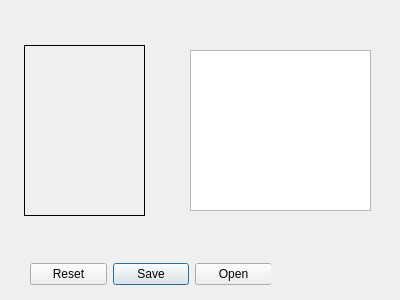
<?xml version="1.0" encoding="UTF-8"?>
<ui version="4.0">
 <class>Zaharowa</class>
 <widget class="QWidget" name="Zaharowa">
  <property name="geometry">
   <rect>
    <x>0</x>
    <y>0</y>
    <width>400</width>
    <height>300</height>
   </rect>
  </property>
  <property name="windowTitle">
   <string>Form</string>
  </property>
  <widget class="QLabel" name="label">
   <property name="geometry">
    <rect>
     <x>24</x>
     <y>45</y>
     <width>121</width>
     <height>171</height>
    </rect>
   </property>
   <property name="frameShape">
    <enum>QFrame::Panel</enum>
   </property>
   <property name="text">
    <string/>
   </property>
  </widget>
  <widget class="QDialogButtonBox" name="buttonBox">
   <property name="geometry">
    <rect>
     <x>30</x>
     <y>260</y>
     <width>241</width>
     <height>28</height>
    </rect>
   </property>
   <property name="standardButtons">
    <set>QDialogButtonBox::Open|QDialogButtonBox::Reset|QDialogButtonBox::Save</set>
   </property>
  </widget>
  <widget class="QTextEdit" name="textEdit">
   <property name="geometry">
    <rect>
     <x>190</x>
     <y>50</y>
     <width>181</width>
     <height>161</height>
    </rect>
   </property>
  </widget>
 </widget>
 <resources/>
 <connections/>
</ui>
